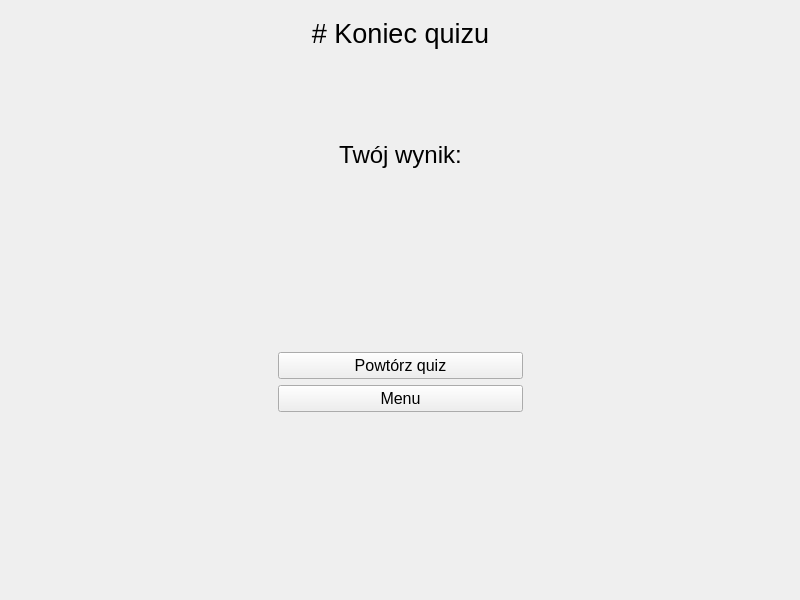
<?xml version="1.0" encoding="UTF-8"?>
<ui version="4.0">
 <class>MainWindow</class>
 <widget class="QMainWindow" name="MainWindow">
  <property name="geometry">
   <rect>
    <x>0</x>
    <y>0</y>
    <width>800</width>
    <height>600</height>
   </rect>
  </property>
  <property name="sizePolicy">
   <sizepolicy hsizetype="Fixed" vsizetype="Fixed">
    <horstretch>0</horstretch>
    <verstretch>0</verstretch>
   </sizepolicy>
  </property>
  <property name="windowTitle">
   <string>Quiz</string>
  </property>
  <widget class="QWidget" name="centralwidget">
   <property name="sizePolicy">
    <sizepolicy hsizetype="Fixed" vsizetype="Fixed">
     <horstretch>0</horstretch>
     <verstretch>0</verstretch>
    </sizepolicy>
   </property>
   <layout class="QGridLayout" name="gridLayout_3">
    <item row="0" column="0">
     <widget class="QStackedWidget" name="quiz_window_views">
      <property name="font">
       <font>
        <family>Arial</family>
        <pointsize>12</pointsize>
       </font>
      </property>
      <property name="currentIndex">
       <number>2</number>
      </property>
      <widget class="QWidget" name="quiz_starting_page">
       <layout class="QVBoxLayout" name="verticalLayout_2">
        <item alignment="Qt::AlignHCenter">
         <widget class="QLabel" name="quiz_name_label">
          <property name="sizePolicy">
           <sizepolicy hsizetype="Fixed" vsizetype="Fixed">
            <horstretch>0</horstretch>
            <verstretch>0</verstretch>
           </sizepolicy>
          </property>
          <property name="minimumSize">
           <size>
            <width>600</width>
            <height>50</height>
           </size>
          </property>
          <property name="maximumSize">
           <size>
            <width>600</width>
            <height>50</height>
           </size>
          </property>
          <property name="font">
           <font>
            <family>Arial</family>
            <pointsize>30</pointsize>
            <bold>true</bold>
           </font>
          </property>
          <property name="text">
           <string/>
          </property>
          <property name="textFormat">
           <enum>Qt::MarkdownText</enum>
          </property>
          <property name="alignment">
           <set>Qt::AlignCenter</set>
          </property>
          <property name="textInteractionFlags">
           <set>Qt::NoTextInteraction</set>
          </property>
         </widget>
        </item>
        <item>
         <spacer name="verticalSpacer_6">
          <property name="orientation">
           <enum>Qt::Vertical</enum>
          </property>
          <property name="sizeHint" stdset="0">
           <size>
            <width>20</width>
            <height>40</height>
           </size>
          </property>
         </spacer>
        </item>
        <item>
         <layout class="QGridLayout" name="gridLayout_2">
          <item row="2" column="1" alignment="Qt::AlignHCenter|Qt::AlignVCenter">
           <widget class="QPushButton" name="start_quiz_btn">
            <property name="sizePolicy">
             <sizepolicy hsizetype="Fixed" vsizetype="Fixed">
              <horstretch>0</horstretch>
              <verstretch>0</verstretch>
             </sizepolicy>
            </property>
            <property name="minimumSize">
             <size>
              <width>200</width>
              <height>50</height>
             </size>
            </property>
            <property name="maximumSize">
             <size>
              <width>200</width>
              <height>50</height>
             </size>
            </property>
            <property name="text">
             <string>Rozpocznij quiz</string>
            </property>
           </widget>
          </item>
          <item row="2" column="2">
           <spacer name="horizontalSpacer_6">
            <property name="orientation">
             <enum>Qt::Horizontal</enum>
            </property>
            <property name="sizeHint" stdset="0">
             <size>
              <width>40</width>
              <height>20</height>
             </size>
            </property>
           </spacer>
          </item>
          <item row="0" column="1">
           <layout class="QGridLayout" name="gridLayout_5">
            <item row="2" column="1" alignment="Qt::AlignHCenter">
             <widget class="QCheckBox" name="question_shuffle_check_box">
              <property name="sizePolicy">
               <sizepolicy hsizetype="Preferred" vsizetype="Preferred">
                <horstretch>0</horstretch>
                <verstretch>0</verstretch>
               </sizepolicy>
              </property>
              <property name="text">
               <string/>
              </property>
              <property name="iconSize">
               <size>
                <width>30</width>
                <height>30</height>
               </size>
              </property>
              <property name="tristate">
               <bool>false</bool>
              </property>
             </widget>
            </item>
            <item row="2" column="0">
             <widget class="QLabel" name="label_6">
              <property name="font">
               <font>
                <family>Arial</family>
                <pointsize>12</pointsize>
               </font>
              </property>
              <property name="text">
               <string>Pomieszane pytania</string>
              </property>
              <property name="textInteractionFlags">
               <set>Qt::NoTextInteraction</set>
              </property>
             </widget>
            </item>
            <item row="1" column="1" alignment="Qt::AlignHCenter|Qt::AlignVCenter">
             <widget class="QLineEdit" name="question_repetition_line_edit">
              <property name="sizePolicy">
               <sizepolicy hsizetype="Fixed" vsizetype="Preferred">
                <horstretch>0</horstretch>
                <verstretch>0</verstretch>
               </sizepolicy>
              </property>
              <property name="minimumSize">
               <size>
                <width>35</width>
                <height>0</height>
               </size>
              </property>
              <property name="maximumSize">
               <size>
                <width>35</width>
                <height>16777215</height>
               </size>
              </property>
              <property name="font">
               <font>
                <family>Arial</family>
                <pointsize>12</pointsize>
               </font>
              </property>
              <property name="inputMethodHints">
               <set>Qt::ImhDigitsOnly|Qt::ImhNoEditMenu|Qt::ImhPreferLatin</set>
              </property>
              <property name="text">
               <string/>
              </property>
              <property name="alignment">
               <set>Qt::AlignCenter</set>
              </property>
             </widget>
            </item>
            <item row="1" column="0">
             <widget class="QLabel" name="label_5">
              <property name="sizePolicy">
               <sizepolicy hsizetype="Preferred" vsizetype="Preferred">
                <horstretch>0</horstretch>
                <verstretch>0</verstretch>
               </sizepolicy>
              </property>
              <property name="minimumSize">
               <size>
                <width>130</width>
                <height>0</height>
               </size>
              </property>
              <property name="font">
               <font>
                <family>Arial</family>
                <pointsize>12</pointsize>
               </font>
              </property>
              <property name="text">
               <string>Liczba powtórzeń pytania</string>
              </property>
              <property name="alignment">
               <set>Qt::AlignLeading|Qt::AlignLeft|Qt::AlignVCenter</set>
              </property>
              <property name="textInteractionFlags">
               <set>Qt::NoTextInteraction</set>
              </property>
             </widget>
            </item>
            <item row="3" column="0">
             <widget class="QLabel" name="label_7">
              <property name="text">
               <string>Pomieszane odpowiedzi</string>
              </property>
             </widget>
            </item>
            <item row="3" column="1" alignment="Qt::AlignHCenter">
             <widget class="QCheckBox" name="answer_shuffle_check_box">
              <property name="text">
               <string/>
              </property>
              <property name="iconSize">
               <size>
                <width>30</width>
                <height>30</height>
               </size>
              </property>
             </widget>
            </item>
           </layout>
          </item>
          <item row="2" column="0">
           <spacer name="horizontalSpacer_5">
            <property name="orientation">
             <enum>Qt::Horizontal</enum>
            </property>
            <property name="sizeHint" stdset="0">
             <size>
              <width>40</width>
              <height>20</height>
             </size>
            </property>
           </spacer>
          </item>
          <item row="1" column="1">
           <spacer name="verticalSpacer_7">
            <property name="orientation">
             <enum>Qt::Vertical</enum>
            </property>
            <property name="sizeHint" stdset="0">
             <size>
              <width>20</width>
              <height>40</height>
             </size>
            </property>
           </spacer>
          </item>
         </layout>
        </item>
        <item>
         <spacer name="verticalSpacer_5">
          <property name="orientation">
           <enum>Qt::Vertical</enum>
          </property>
          <property name="sizeHint" stdset="0">
           <size>
            <width>20</width>
            <height>40</height>
           </size>
          </property>
         </spacer>
        </item>
       </layout>
      </widget>
      <widget class="QWidget" name="quiz_question_page">
       <layout class="QVBoxLayout" name="verticalLayout">
        <item>
         <layout class="QHBoxLayout" name="horizontalLayout_3">
          <item>
           <widget class="QLabel" name="label_2">
            <property name="font">
             <font>
              <family>Arial</family>
              <pointsize>12</pointsize>
              <bold>true</bold>
             </font>
            </property>
            <property name="text">
             <string>&lt;html&gt;&lt;head/&gt;&lt;body&gt;&lt;p&gt;Pytanie:&lt;/p&gt;&lt;/body&gt;&lt;/html&gt;</string>
            </property>
            <property name="alignment">
             <set>Qt::AlignRight|Qt::AlignTrailing|Qt::AlignVCenter</set>
            </property>
           </widget>
          </item>
          <item>
           <widget class="QLabel" name="quiz_progress_label">
            <property name="sizePolicy">
             <sizepolicy hsizetype="Fixed" vsizetype="Fixed">
              <horstretch>0</horstretch>
              <verstretch>0</verstretch>
             </sizepolicy>
            </property>
            <property name="minimumSize">
             <size>
              <width>75</width>
              <height>0</height>
             </size>
            </property>
            <property name="maximumSize">
             <size>
              <width>75</width>
              <height>16777215</height>
             </size>
            </property>
            <property name="font">
             <font>
              <family>Arial</family>
              <pointsize>12</pointsize>
              <bold>true</bold>
             </font>
            </property>
            <property name="text">
             <string/>
            </property>
            <property name="alignment">
             <set>Qt::AlignCenter</set>
            </property>
            <property name="textInteractionFlags">
             <set>Qt::NoTextInteraction</set>
            </property>
           </widget>
          </item>
          <item>
           <spacer name="horizontalSpacer_4">
            <property name="orientation">
             <enum>Qt::Horizontal</enum>
            </property>
            <property name="sizeHint" stdset="0">
             <size>
              <width>40</width>
              <height>20</height>
             </size>
            </property>
           </spacer>
          </item>
          <item>
           <widget class="QLabel" name="label_3">
            <property name="font">
             <font>
              <family>Arial</family>
              <pointsize>12</pointsize>
              <bold>true</bold>
             </font>
            </property>
            <property name="text">
             <string>Aktualny wynik:</string>
            </property>
            <property name="alignment">
             <set>Qt::AlignRight|Qt::AlignTrailing|Qt::AlignVCenter</set>
            </property>
           </widget>
          </item>
          <item>
           <widget class="QLabel" name="current_score_label">
            <property name="sizePolicy">
             <sizepolicy hsizetype="Fixed" vsizetype="Fixed">
              <horstretch>0</horstretch>
              <verstretch>0</verstretch>
             </sizepolicy>
            </property>
            <property name="minimumSize">
             <size>
              <width>75</width>
              <height>0</height>
             </size>
            </property>
            <property name="maximumSize">
             <size>
              <width>75</width>
              <height>50</height>
             </size>
            </property>
            <property name="font">
             <font>
              <family>Arial</family>
              <pointsize>12</pointsize>
              <italic>false</italic>
              <bold>true</bold>
              <underline>false</underline>
             </font>
            </property>
            <property name="text">
             <string>0</string>
            </property>
            <property name="alignment">
             <set>Qt::AlignCenter</set>
            </property>
            <property name="textInteractionFlags">
             <set>Qt::NoTextInteraction</set>
            </property>
           </widget>
          </item>
         </layout>
        </item>
        <item>
         <widget class="QPlainTextEdit" name="question_text_edit">
          <property name="maximumSize">
           <size>
            <width>16777215</width>
            <height>100</height>
           </size>
          </property>
          <property name="font">
           <font>
            <family>Arial</family>
            <pointsize>14</pointsize>
           </font>
          </property>
          <property name="readOnly">
           <bool>true</bool>
          </property>
          <property name="plainText">
           <string/>
          </property>
          <property name="textInteractionFlags">
           <set>Qt::NoTextInteraction</set>
          </property>
         </widget>
        </item>
        <item>
         <widget class="QLabel" name="question_type_label">
          <property name="font">
           <font>
            <family>Arial</family>
            <pointsize>12</pointsize>
            <italic>false</italic>
            <bold>false</bold>
           </font>
          </property>
          <property name="text">
           <string/>
          </property>
          <property name="textInteractionFlags">
           <set>Qt::NoTextInteraction</set>
          </property>
         </widget>
        </item>
        <item>
         <widget class="QScrollArea" name="answer_scroll_area">
          <property name="widgetResizable">
           <bool>true</bool>
          </property>
          <widget class="QWidget" name="scrollAreaWidgetContents">
           <property name="geometry">
            <rect>
             <x>0</x>
             <y>0</y>
             <width>762</width>
             <height>373</height>
            </rect>
           </property>
           <layout class="QHBoxLayout" name="horizontalLayout">
            <item>
             <layout class="QVBoxLayout" name="answer_layout">
              <item>
               <spacer name="verticalSpacer">
                <property name="orientation">
                 <enum>Qt::Vertical</enum>
                </property>
                <property name="sizeHint" stdset="0">
                 <size>
                  <width>20</width>
                  <height>40</height>
                 </size>
                </property>
               </spacer>
              </item>
             </layout>
            </item>
           </layout>
          </widget>
         </widget>
        </item>
        <item>
         <layout class="QHBoxLayout" name="question_view_bottom_layout">
          <item>
           <widget class="QPushButton" name="quit_btn">
            <property name="font">
             <font>
              <family>Segoe UI</family>
              <pointsize>9</pointsize>
             </font>
            </property>
            <property name="text">
             <string>Wyjdź</string>
            </property>
           </widget>
          </item>
          <item>
           <spacer name="horizontalSpacer">
            <property name="orientation">
             <enum>Qt::Horizontal</enum>
            </property>
            <property name="sizeHint" stdset="0">
             <size>
              <width>40</width>
              <height>20</height>
             </size>
            </property>
           </spacer>
          </item>
          <item>
           <widget class="QPushButton" name="confirm_btn">
            <property name="enabled">
             <bool>false</bool>
            </property>
            <property name="font">
             <font>
              <family>Segoe UI</family>
              <pointsize>9</pointsize>
             </font>
            </property>
            <property name="text">
             <string>Zatwierdź</string>
            </property>
           </widget>
          </item>
          <item>
           <widget class="QPushButton" name="next_question_btn">
            <property name="enabled">
             <bool>false</bool>
            </property>
            <property name="font">
             <font>
              <family>Segoe UI</family>
              <pointsize>9</pointsize>
             </font>
            </property>
            <property name="text">
             <string>Dalej</string>
            </property>
           </widget>
          </item>
         </layout>
        </item>
       </layout>
      </widget>
      <widget class="QWidget" name="quiz_end_page">
       <layout class="QGridLayout" name="gridLayout">
        <item row="6" column="1">
         <widget class="QPushButton" name="quiz_back_to_menu_btn">
          <property name="text">
           <string>Menu</string>
          </property>
         </widget>
        </item>
        <item row="7" column="1">
         <spacer name="verticalSpacer_2">
          <property name="orientation">
           <enum>Qt::Vertical</enum>
          </property>
          <property name="sizeHint" stdset="0">
           <size>
            <width>20</width>
            <height>170</height>
           </size>
          </property>
         </spacer>
        </item>
        <item row="1" column="1">
         <spacer name="verticalSpacer_4">
          <property name="orientation">
           <enum>Qt::Vertical</enum>
          </property>
          <property name="sizeHint" stdset="0">
           <size>
            <width>20</width>
            <height>40</height>
           </size>
          </property>
         </spacer>
        </item>
        <item row="5" column="2">
         <spacer name="horizontalSpacer_3">
          <property name="orientation">
           <enum>Qt::Horizontal</enum>
          </property>
          <property name="sizeHint" stdset="0">
           <size>
            <width>40</width>
            <height>20</height>
           </size>
          </property>
         </spacer>
        </item>
        <item row="0" column="1">
         <widget class="QLabel" name="label">
          <property name="font">
           <font>
            <family>Arial</family>
            <pointsize>20</pointsize>
           </font>
          </property>
          <property name="text">
           <string># Koniec quizu</string>
          </property>
          <property name="textFormat">
           <enum>Qt::MarkdownText</enum>
          </property>
          <property name="alignment">
           <set>Qt::AlignCenter</set>
          </property>
         </widget>
        </item>
        <item row="5" column="1">
         <widget class="QPushButton" name="quiz_repeat_btn">
          <property name="text">
           <string>Powtórz quiz</string>
          </property>
         </widget>
        </item>
        <item row="4" column="1">
         <spacer name="verticalSpacer_3">
          <property name="orientation">
           <enum>Qt::Vertical</enum>
          </property>
          <property name="sizeHint" stdset="0">
           <size>
            <width>20</width>
            <height>40</height>
           </size>
          </property>
         </spacer>
        </item>
        <item row="3" column="1" alignment="Qt::AlignHCenter">
         <widget class="QLabel" name="final_score_label">
          <property name="sizePolicy">
           <sizepolicy hsizetype="Expanding" vsizetype="Expanding">
            <horstretch>0</horstretch>
            <verstretch>0</verstretch>
           </sizepolicy>
          </property>
          <property name="minimumSize">
           <size>
            <width>245</width>
            <height>0</height>
           </size>
          </property>
          <property name="maximumSize">
           <size>
            <width>245</width>
            <height>16777215</height>
           </size>
          </property>
          <property name="font">
           <font>
            <family>Arial</family>
            <pointsize>50</pointsize>
            <bold>true</bold>
           </font>
          </property>
          <property name="text">
           <string/>
          </property>
          <property name="alignment">
           <set>Qt::AlignCenter</set>
          </property>
         </widget>
        </item>
        <item row="5" column="0">
         <spacer name="horizontalSpacer_2">
          <property name="orientation">
           <enum>Qt::Horizontal</enum>
          </property>
          <property name="sizeHint" stdset="0">
           <size>
            <width>40</width>
            <height>20</height>
           </size>
          </property>
         </spacer>
        </item>
        <item row="2" column="1">
         <widget class="QLabel" name="label_4">
          <property name="font">
           <font>
            <family>Arial</family>
            <pointsize>18</pointsize>
           </font>
          </property>
          <property name="text">
           <string>Twój wynik:</string>
          </property>
          <property name="alignment">
           <set>Qt::AlignCenter</set>
          </property>
          <property name="textInteractionFlags">
           <set>Qt::NoTextInteraction</set>
          </property>
         </widget>
        </item>
       </layout>
      </widget>
     </widget>
    </item>
   </layout>
  </widget>
 </widget>
 <resources/>
 <connections/>
</ui>
